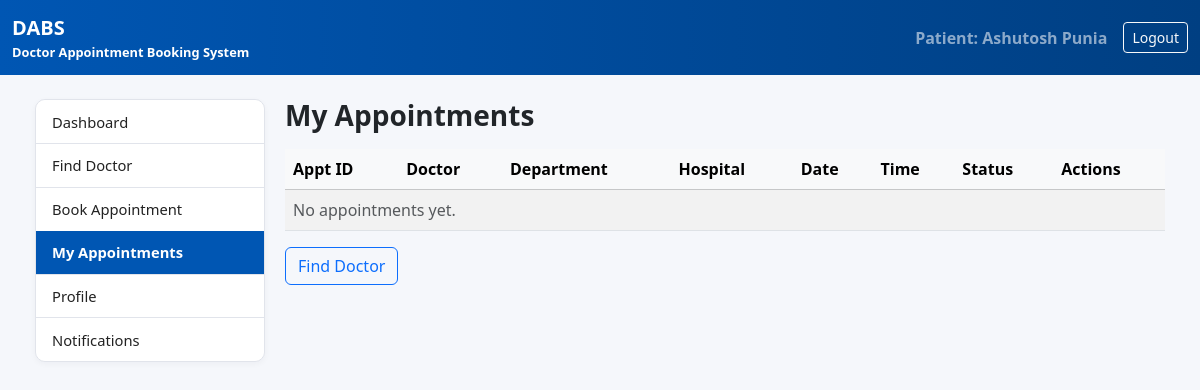
/dashboard/patient/appointments/ (signed in), run on an earlier commit of the app's database.
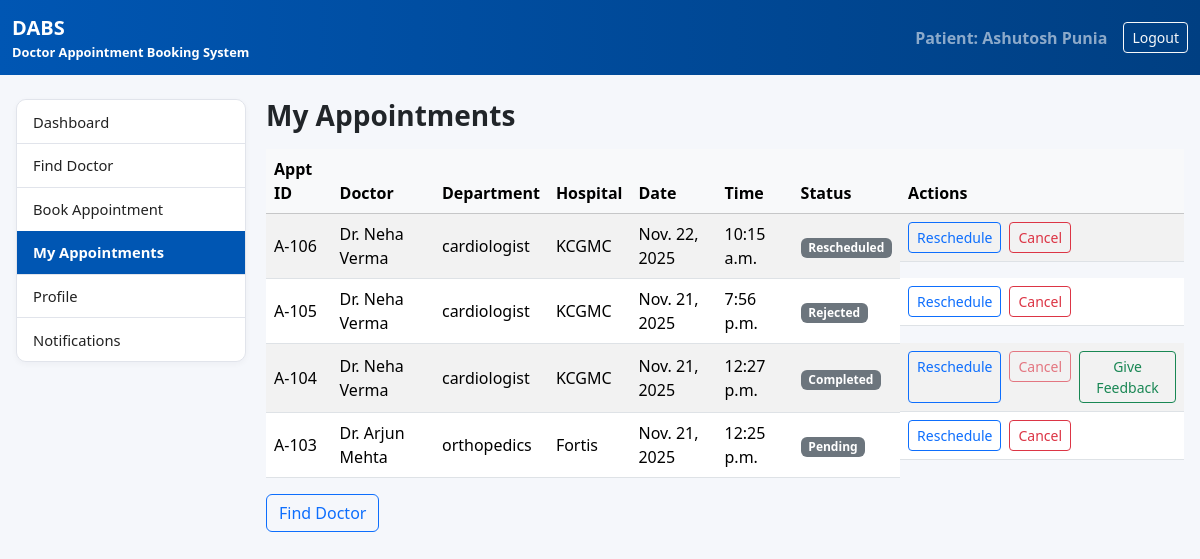
And on a later commit of the database.
### booking/models.py (models this page shows, shortened)
class Appointment(models.Model):
    STATUS_CHOICES = [
        ('Pending', 'Pending'),
        ('Approved', 'Approved'),
        ('Rescheduled', 'Rescheduled'),
        ('Cancelled', 'Cancelled'),
        ('Completed', 'Completed'),
        ('Rejected', 'Rejected'),
    ]
    patient = models.ForeignKey(
        User,
        on_delete=models.CASCADE,
        related_name='patient_appointments',
    )
    doctor = models.ForeignKey(
        DoctorProfile,
        on_delete=models.CASCADE,
        related_name='doctor_appointments',
    )
    department = models.CharField(max_length=100)
    hospital = models.CharField(max_length=120)
    date = models.DateField()
    time = models.TimeField()
    symptoms = models.TextField(blank=True)
    status = models.CharField(
        max_length=20,
        choices=STATUS_CHOICES,
        default='Pending',
    )
    created_at = models.DateTimeField(auto_now_add=True)
    updated_at = models.DateTimeField(auto_now=True)

class DoctorProfile(models.Model):
    STATUS_CHOICES = [
        ('Pending', 'Pending'),
        ('Approved', 'Approved'),
        ('Active', 'Active'),
        ('Inactive', 'Inactive'),
        ('Rejected', 'Rejected'),
    ]
    user = models.ForeignKey(User, on_delete=models.CASCADE)
    registration_no = models.CharField(max_length=50)
    specialization = models.CharField(max_length=80)
    experience_years = models.PositiveIntegerField(default=0)
    hospital = models.CharField(max_length=120)
    hospital_slug = models.CharField(max_length=120)
    city = models.CharField(max_length=80)
    slot_preference = models.CharField(max_length=120)
    fee = models.DecimalField(max_digits=8, decimal_places=2,
                              null=True, blank=True)
    bio = models.TextField()
    status = models.CharField(
        max_length=10,
        choices=STATUS_CHOICES,
        default='Pending',
    )
    created_at = models.DateTimeField(auto_now_add=True)
    working_days = models.CharField(max_length=100, blank=True)
    clinic_start_time = models.TimeField(null=True, blank=True)
    clinic_end_time = models.TimeField(null=True, blank=True)
    break_start_time = models.TimeField(null=True, blank=True)
    break_end_time = models.TimeField(null=True, blank=True)
    slot_minutes = models.PositiveIntegerField(null=True, blank=True)
    schedule_notes = models.TextField(blank=True)
    schedule_published = models.BooleanField(default=False)
    review_note = models.TextField(blank=True)
    reviewed_by = models.ForeignKey(
        User,
        null=True,
        blank=True,
        on_delete=models.SET_NULL,
        related_name='reviewed_doctors',
    )
    reviewed_at = models.DateTimeField(null=True, blank=True)

### booking/views.py (the view)
# urls.py: path('dashboard/patient/appointments/', views.my_appointments, name='my_appointments'),
@login_required
def my_appointments(request):
    appts = Appointment.objects.filter(patient=request.user).order_by("-date", "-time")
    return render(request, "booking/my_appointments.html", {"appts": appts})

### booking/templates/booking/my_appointments.html (shortened to what this page needs)
{% extends "booking/patient_base.html" %}
{% block content %}
<h3 class="fw-bold mb-3">My Appointments</h3>
<div class="table-responsive">
  <table class="table table-striped align-middle">
    <thead class="table-light">
      <tr>
        <th>Appt ID</th>
        <th>Doctor</th>
        <th>Department</th>
        <th>Hospital</th>
        <th>Date</th>
        <th>Time</th>
        <th>Status</th>
        <th>Actions</th>
      </tr>
    </thead>
    <tbody>
    {% for a in appts %}
      <tr>
        <td>A-10{{ a.id }}</td>
        <td>Dr. {{ a.doctor.user.first_name }} {{ a.doctor.user.last_name }}</td>
        <td>{{ a.department }}</td>
        <td>{{ a.hospital }}</td>
        <td>{{ a.date }}</td>
        <td>{{ a.time }}</td>
        <td>
          <span class="badge text-bg-secondary">{{ a.status }}</span>
        </td>
       <td class="d-flex gap-2">
  <a class="btn btn-sm btn-outline-primary"
     href="{% url 'reschedule_appointment' a.id %}">
    Reschedule
  </a>
  <form method="post"
        action="{% url 'cancel_appointment' a.id %}"
        onsubmit="return confirm('Cancel this appointment?');">
    <button class="btn btn-sm btn-outline-danger" type="submit"
      {% if a.status == 'Cancelled' or a.status == 'Completed' %}disabled{% endif %}>
      Cancel
    </button>
  </form>
  {% if a.status == 'Completed' and not a.feedback %}
    <a class="btn btn-sm btn-outline-success"
       href="/dashboard/patient/appointments/{{ a.id }}/feedback/">
      Give Feedback
    </a>
  {% endif %}
</td>
      </tr>
    {% empty %}
      <tr>
        <td colspan="8" class="text-muted">No appointments yet.</td>
      </tr>
    {% endfor %}
    </tbody>
  </table>
</div>
<a class="btn btn-outline-primary" href="{% url 'find_doctor' %}">
  Find Doctor
</a>
{% endblock %}

What changed in the data, as far as the page shows it:
added Appointment: id "6", doctor.user.first_name "Neha", doctor.user.last_name "Verma", department "cardiologist", hospital "KCGMC", date "Nov. 22, 2025", time "10:15 a.m.", status "Rescheduled"
added Appointment: id "5", doctor.user.first_name "Neha", doctor.user.last_name "Verma", department "cardiologist", hospital "KCGMC", date "Nov. 21, 2025", time "7:56 p.m.", status "Rejected"
added Appointment: id "4", doctor.user.first_name "Neha", doctor.user.last_name "Verma", department "cardiologist", hospital "KCGMC", date "Nov. 21, 2025", time "12:27 p.m.", status "Completed"
added Appointment: id "3", doctor.user.first_name "Arjun", doctor.user.last_name "Mehta", department "orthopedics", hospital "Fortis", date "Nov. 21, 2025", time "12:25 p.m.", status "Pending"
Also different on the page:
text no longer shown: "No appointments yet."
